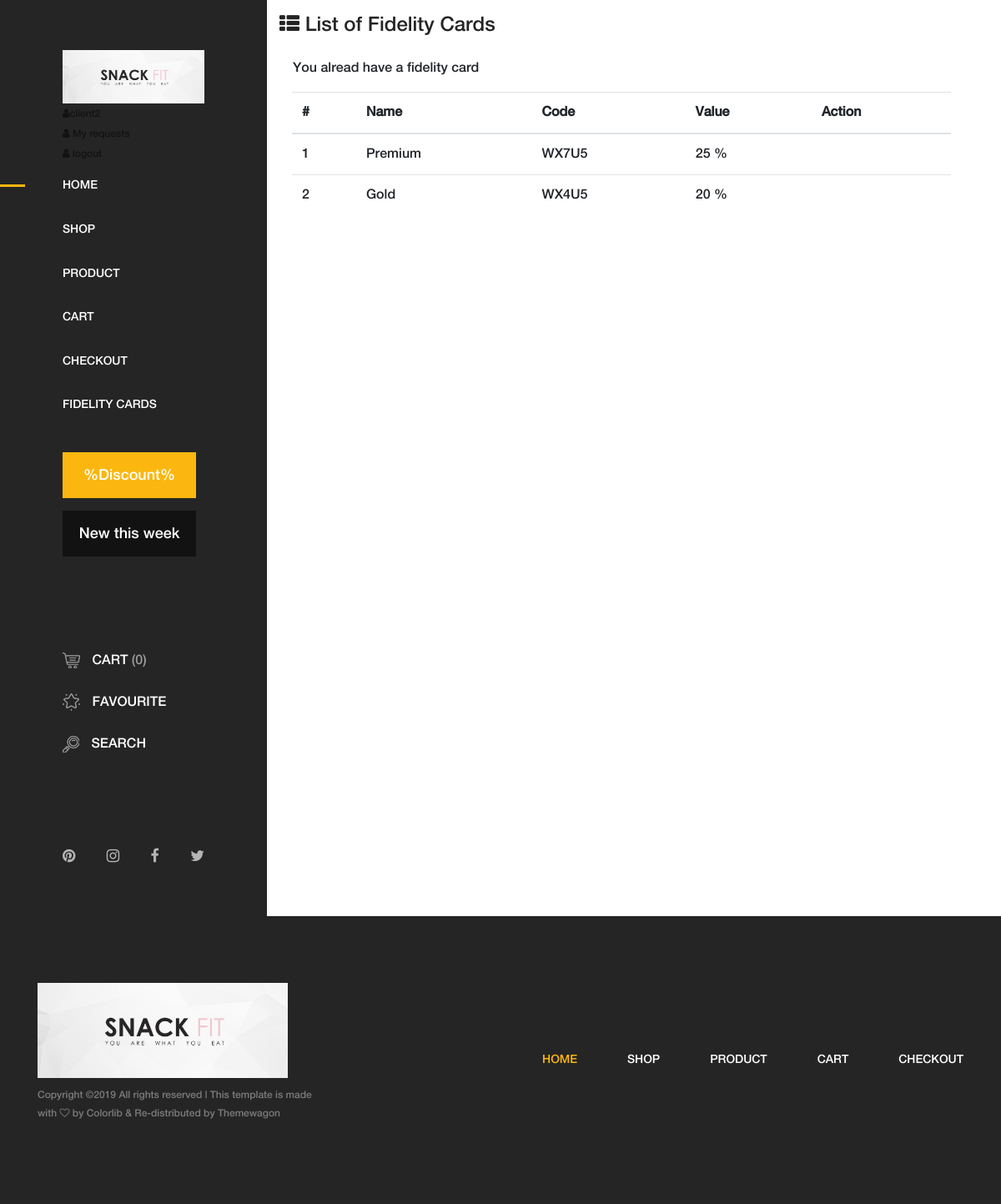
/roua/views/front/fidelity (signed in), run on the app's committed database.
### tables this page shows
CREATE TABLE IF NOT EXISTS `user` (
  `id` int(11) NOT NULL AUTO_INCREMENT,
  `username` varchar(50) DEFAULT NULL,
  `name` varchar(50) DEFAULT NULL,
  `fidelity` int(11) DEFAULT '0',
  `surname` varchar(50) DEFAULT NULL,
  `email` varchar(50) DEFAULT NULL,
  `password` varchar(50) DEFAULT NULL,
  `role` varchar(50) DEFAULT NULL,
  `number` varchar(50) DEFAULT NULL,
  PRIMARY KEY (`id`)
);

CREATE TABLE IF NOT EXISTS `fidelity` (
  `id` int(11) NOT NULL AUTO_INCREMENT,
  `name` varchar(50) DEFAULT NULL,
  `value` int(11) DEFAULT NULL,
  `code` varchar(50) DEFAULT NULL,
  PRIMARY KEY (`id`)
);

### roua/views/ti.php (called while the page is built, shortened)
<?php
function curPageURL()
{
    return "/roua";
}
?>

### roua/core/UserController.php (called while the page is built, shortened)
<?PHP
class UserController {
	function findUserById( $id ) {
		$sql = "SELECT * from user where id=" . $id . " LIMIT 1";
		$db  = Config::getConnection();
		try {
			$stmt = $db->prepare( $sql );
			$stmt->execute();
			$row = $stmt->fetch();
			if ( empty( $row["id"] ) ) {
				return null;
			} else {
				$user = new User();
				$user->setName( $row["name"] );
				$user->setSurname( $row["surname"] );
				$user->setRole( $row["role"] );
				$user->setUsername( $row["username"] );
				$user->setId( $row["id"] );
				$user->setEmail( $row["email"] );
				$user->setNumber( $row["number"] );
				$user->setFidelity( $row["fidelity"] );
				return $user;
			}
		} catch ( Exception $e ) {
			return $e->getMessage() . ' ' . $sql;
		}
	}
}

### roua/core/Config.php (called while the page is built, shortened)
<?php
  class Config {
		public static function getUserSession(){
			if(!isset($_SESSION["name"])) {
				return null;
			}else{
				$id = $_SESSION["id"];
				$user = (new UserController())->findUserById($id);
				return $user;
			}
		}
  }

### roua/entity/User.php (called while the page is built, shortened)
<?PHP
class User{
	protected $username;
	public function getUsername() {
		return $this->username;
	}
	public function setUsername( $username ) {
		$this->username = $username;
	}
}

### roua/core/FidelityController.php (called while the page is built, shortened)
<?PHP
class FidelityController
{
	function getFidelities()
	{
		$sql = "SElECT * From fidelity";
		$db  = Config::getConnection();
		try {
			$list = $db->query($sql);
			return $list;
		} catch (Exception $e) {
			die('Error: ' . $e->getMessage());
		}
	}
	function findFidelityById($id)
	{
		$sql = "SELECT * from fidelity where id=" . $id . " LIMIT 1";
		$db  = Config::getConnection();
		try {
			$stmt = $db->prepare($sql);
			$stmt->execute();
			$row = $stmt->fetch();
			if (empty($row["id"])) {
				return null;
			} else {
				$fidelity = new Fidelity();
				$fidelity->setId($row["id"]);
				$fidelity->setName($row["name"]);
				$fidelity->setCode($row["code"]);
				$fidelity->setValue($row["value"]);
				return $fidelity;
			}
		} catch (Exception $e) {
			return $e->getMessage() . ' ' . $sql;
		}
	}
}

### roua/views/front/fidelity/index.php (the view, shortened to what this page needs)
<?php
include dirname( __FILE__ ) . '/../baseFront.php';
$fidelities = $fidelityController->getFidelities();
$user       = $userController->findUserById( Config::getUserSession()->getId() );
$myfidelity   = $fidelityController->findFidelityById( $user->getFidelity() );
?>
    <main class="app-conten container">
        <div class="app-title mt-15">
            <div>
                <h4><i class="fa fa-th-list"></i> List of Fidelity Cards</h4>
            </div>
        </div>
        <div class="container row">
            <div class="p-3">
				<?php
				if ( $myfidelity != null ) {
					echo 'You alread have a fidelity card';
				}
				?>
            </div>
            <div class="col-md-12">
                <div class="tile">
                    <div class="table-responsive">
                        <table class="table">
                            <thead>
                            <tr>
                                <th>#</th>
                                <th>Name</th>
                                <th>Code</th>
                                <th>Value</th>
                                <th>Action</th>
                            </tr>
                            </thead>
                            <tbody>
							<?php
							foreach ( $fidelities as $fidelity ) {
								?>
                                <tr>
                                    <td> <?php echo $fidelity["id"] ?> </td>
                                    <td> <?php echo $fidelity["name"] ?> </td>
                                    <td> <?php echo $fidelity["code"] ?> </td>
                                    <td> <?php echo $fidelity["value"] ?> %</td>
									<?php
									if ( $myfidelity == null ) {
										?>
                                        <td>
                                            <form class="mr-2" style="float: left;" action="add.php" method="post">
                                                <input type="hidden" value="<?PHP echo $fidelity['id']; ?>" name="id">
                                                <input type="submit" class="btn btn-info" value="Request">
                                            </form>
                                        </td>
										<?php
									} else {
										echo '<td></td>';
									}
									?>
                                </tr>
								<?php
							}
							?>
                            </tbody>
                        </table>
                    </div>
                </div>
            </div>
        </div>
    </main>

### roua/views/front/baseFront.php (shortened to what this page needs)
<?php
include dirname( __FILE__ ) . '/../ti.php';
include dirname( __FILE__ ) . '/../../entity/User.php';
include dirname( __FILE__ ) . '/../../core/Config.php';
include dirname( __FILE__ ) . '/../../core/UserController.php';
include dirname( __FILE__ ) . '/../../core/FidelityController.php';
	?>
<!DOCTYPE html>
<html lang="en">
<head>
    <link rel="stylesheet" href="<?php echo curPageURL() ?>/views/front/assets/css/core-style.css">
    <link rel="stylesheet" href="<?php echo curPageURL() ?>/views/front/assets/style.scss">
</head>
<body>
<div class="main-content-wrapper d-flex clearfix">
    <header style="background: #252525" class="header-area clearfix">
        <div class="">
            <a href="<?php echo curPageURL() ?>/views/front"><img src="<?php echo curPageURL() ?>/views/front/assets/img/core-img/logo.png" alt=""></a>
            <div>
                <ul>
					<?php
					if ( Config::getUserSession() == null ) {
						echo '<li><a href="/views/front/signup.php"><i class="fa fa-user"></i> SignUp</a></li>';
						echo '<li><a href="/snack-fit/roua/views/front/login.php"><i class="fa fa-user"></i> Login</a></li>';
					} else {
						echo '<li><a href="/views/front/profile"><i class="fa fa-user"></i>' . Config::getUserSession()->getUsername() . '</a></li>';
						echo '<li><a href="/views/front/profile/fidelities.php"><i class="fa fa-user"></i> My requests</a></li>';
						echo '<li><a href="logout.php"><i class="fa fa-user"></i> logout</a></li>';
					}
					?>
                </ul>
            </div>
        </div>
        <nav class="amado-nav">
            <ul>
                <li class="active"><a href="<?php echo curPageURL() ?>/views/front">Home</a></li>
                <li><a href="shop.html">Shop</a></li>
                <li><a href="product-details.html">Product</a></li>
                <li><a href="cart.html">Cart</a></li>
                <li><a href="checkout.html">Checkout</a></li>
				<?php
				if ( Config::getUserSession() ) {
					?>
                    <li><a href="<?php echo curPageURL() ?>/views/front/fidelity">Fidelity Cards</a></li>
					<?php
				}
				?>
            </ul>
        </nav>
        <div class="amado-btn-group mt-30 mb-100">
            <a href="#" class="btn amado-btn mb-15">%Discount%</a>
            <a href="#" class="btn amado-btn active">New this week</a>
        </div>
        <div class="cart-fav-search mb-100">
            <a href="cart.html" class="cart-nav"><img
                        src="<?php echo curPageURL() ?>/views/front/assets/img/core-img/cart.png" alt=""> Cart
                <span>(0)</span></a>
            <a href="#" class="fav-nav"><img
                        src="<?php echo curPageURL() ?>/views/front/assets/img/core-img/favorites.png" alt=""> Favourite</a>
            <a href="#" class="search-nav"><img
                        src="<?php echo curPageURL() ?>/views/front/assets/img/core-img/search.png" alt=""> Search</a>
        </div>
        <div class="social-info d-flex justify-content-between">
            <a href="#"><i class="fa fa-pinterest" aria-hidden="true"></i></a>
            <a href="#"><i class="fa fa-instagram" aria-hidden="true"></i></a>
            <a href="#"><i class="fa fa-facebook" aria-hidden="true"></i></a>
            <a href="#"><i class="fa fa-twitter" aria-hidden="true"></i></a>
        </div>
    </header>
    <div class="products-catagories-area">
    </div>
</div>
<footer class="footer_area clearfix">
    <div class="container">
        <div class="row align-items-center">
            <div class="col-12 col-lg-4">
                <div class="single_widget_area">
                    <div class="footer-logo mr-50">
                        <a href="<?php echo curPageURL() ?>/views/front"><img src="img/core-img/logo2.png" alt=""></a>
                    </div>
                    <p class="copywrite">
                        Copyright &copy;<script>document.write(new Date().getFullYear());</script>
                        All rights reserved | This template is made with <i class="fa fa-heart-o"
                                                                            aria-hidden="true"></i> by <a
                                href="https://colorlib.com" target="_blank">Colorlib</a> & Re-distributed by <a
                                href="https://themewagon.com/" target="_blank">Themewagon</a>
                        </p>
                </div>
            </div>
            <div class="col-12 col-lg-8">
                <div class="single_widget_area">
                    <div class="footer_menu">
                        <nav class="navbar navbar-expand-lg justify-content-end">
                            <div class="collapse navbar-collapse" id="footerNavContent">
                                <ul class="navbar-nav ml-auto">
                                    <li class="nav-item active">
                                        <a class="nav-link" href="../../../views/index.php">Home</a>
                                    </li>
                                    <li class="nav-item">
                                        <a class="nav-link" href="shop.html">Shop</a>
                                    </li>
                                    <li class="nav-item">
                                        <a class="nav-link" href="product-details.html">Product</a>
                                    </li>
                                    <li class="nav-item">
                                        <a class="nav-link" href="cart.html">Cart</a>
                                    </li>
                                    <li class="nav-item">
                                        <a class="nav-link" href="checkout.html">Checkout</a>
                                    </li>
                                </ul>
                            </div>
                        </nav>
                    </div>
                </div>
            </div>
        </div>
    </div>
</footer>
</body>
</html>

### roua/views/front/assets/css/core-style.css (style rules this page uses)
* { margin: 0; padding: 0; }
body { font-family: "helveticaneuemedium"; font-size: 16px; }
h1, h2, h3, h4, h5, h6 { color: #242424; line-height: 1.3; font-weight: 400; }
p { color: #6d6d6d; font-size: 16px; line-height: 1.9; font-weight: 400; }
a { -webkit-transition: all 500ms ease 0s; transition: all 500ms ease 0s; text-decoration: none; outline: 0 solid transparent; color: #131212; font-weight: 400; font-size: 12px; }
ul, ol { margin: 0; }
ul li, ol li { list-style: none; }
img { height: auto; max-width: 100%; }
.mt-15 { margin-top: 15px !important; }
.mt-30 { margin-top: 30px !important; }
.mb-15 { margin-bottom: 15px !important; }
.mb-100 { margin-bottom: 100px !important; }
.mr-50 { margin-right: 50px !important; }
.amado-btn { display: inline-block; min-width: 160px; height: 55px; color: #ffffff; border: none; border-radius: 0; padding: 0 7px; font-size: 18px; line-height: 56px; background-color: #fbb710; font-weight: 400; }
.amado-btn.active, .amado-btn:hover, .amado-btn:focus { font-size: 18px; color: #ffffff; background-color: #131212; }
.main-content-wrapper { position: relative; z-index: 1; -webkit-transition-duration: 500ms; transition-duration: 500ms; -ms-flex-wrap: wrap; flex-wrap: wrap; }
.main-content-wrapper .header-area { -webkit-transition-duration: 500ms; transition-duration: 500ms; position: relative; z-index: 1; -webkit-box-flex: 0; -ms-flex: 0 0 320px; flex: 0 0 320px; width: 320px; max-width: 320px; background-color: #fff; padding: 60px 75px; }
.main-content-wrapper .header-area .amado-nav li a { font-size: 14px; text-transform: uppercase; position: relative; z-index: 1; padding: 20px 0; display: block; line-height: 0.9; color: #131212; font-weight: normal; }
.main-content-wrapper .header-area .amado-nav li a::after { -webkit-transition-duration: 500ms; transition-duration: 500ms; width: 30px; height: 3px; position: absolute; top: 50%; margin-top: -1.5px; left: -150px; background-color: #fbb710; z-index: 10; content: ''; }
.main-content-wrapper .header-area .amado-nav li.active a::after { left: -75px; }
.main-content-wrapper .header-area .amado-btn-group .amado-btn { width: 160px; display: block; }
.main-content-wrapper .header-area .cart-fav-search a { display: block; text-transform: uppercase; font-size: 16px; padding: 15px 0; color: #131212; line-height: 1; }
.main-content-wrapper .header-area .cart-fav-search a span { color: #9e9e9e; }
.main-content-wrapper .header-area .cart-fav-search a img { margin-right: 10px; }
.main-content-wrapper .header-area .social-info a { color: #b5b5b5; display: inline-block; }
.main-content-wrapper .header-area .social-info a i { font-size: 18px; }
.main-content-wrapper .products-catagories-area { -webkit-box-flex: 0; -ms-flex: 0 0 calc(100% - 320px); flex: 0 0 calc(100% - 320px); width: calc(100% - 320px); max-width: calc(100% - 320px); }
.footer_area { position: relative; z-index: 1; background-color: #252525; padding: 80px 0; }
.footer_area .single_widget_area .copywrite { font-size: 12px; color: rgba(255, 255, 255, 0.4); margin-top: 10px; }
.footer_area .single_widget_area .copywrite a { font-size: 12px; color: rgba(255, 255, 255, 0.4); }
.footer_area .single_widget_area .footer_menu { position: relative; z-index: 1; margin-left: auto; }
.footer_area .single_widget_area .footer_menu .navbar { padding: 0; }
.footer_area .single_widget_area .footer_menu .navbar-nav .nav-item .nav-link { padding: 10px 30px; color: #fff; text-transform: uppercase; font-size: 14px; }
.footer_area .single_widget_area .footer_menu .navbar-nav .nav-item.active .nav-link { color: #fbb710; }
.footer_area .single_widget_area .footer_menu .navbar-nav .nav-item:last-child .nav-link { padding-right: 0; }

### roua/views/front/baseFront.php (style rules this page uses)
.amado-nav li a { color: white !important; }
.cart-fav-search a { color: white !important; }

### data on the page
user: username "client2"
fidelity: id "1", name "Premium", code "WX7U5", value "25"
fidelity: id "2", name "Gold", code "WX4U5", value "20"
